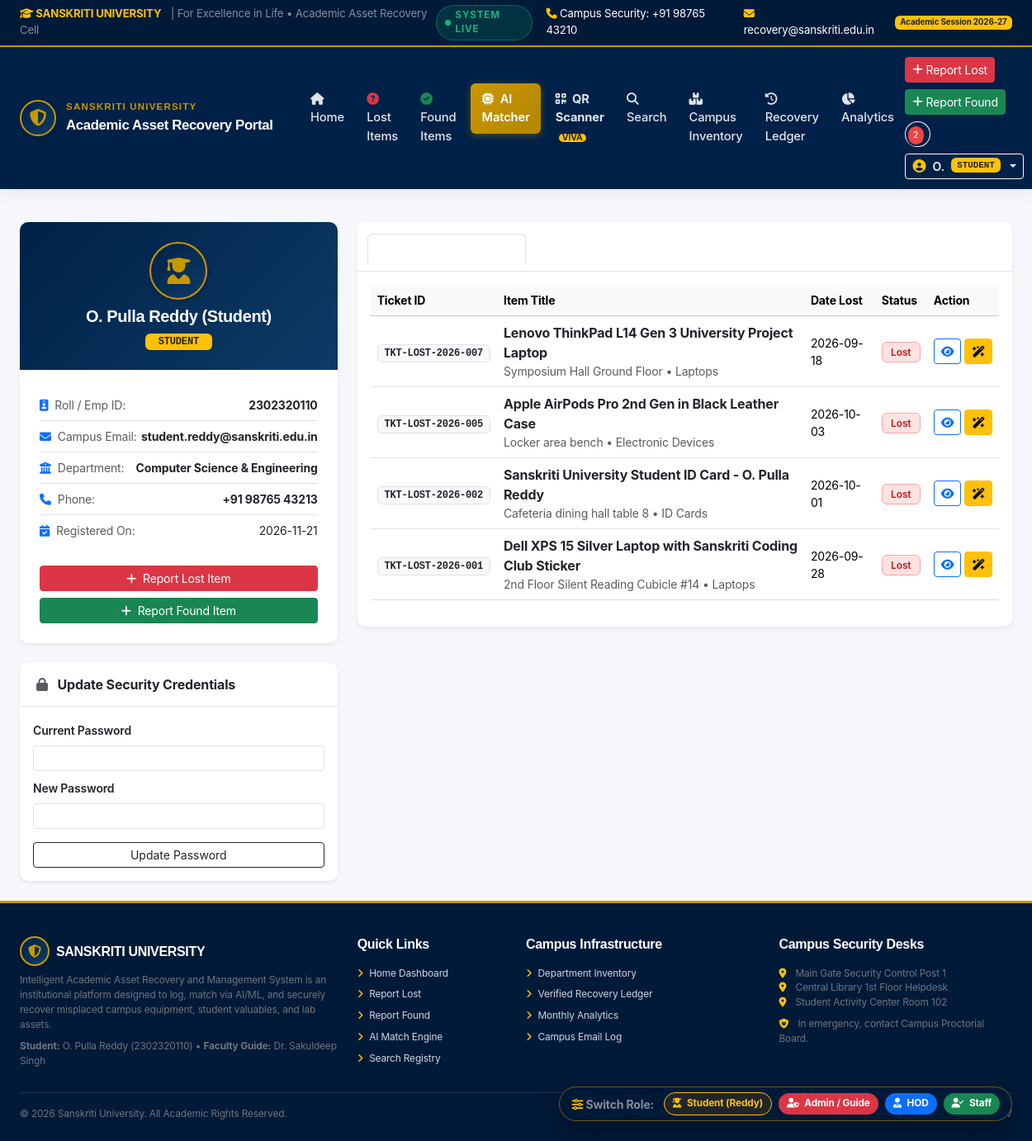
/profile (signed in), run on an earlier commit of the app's database.
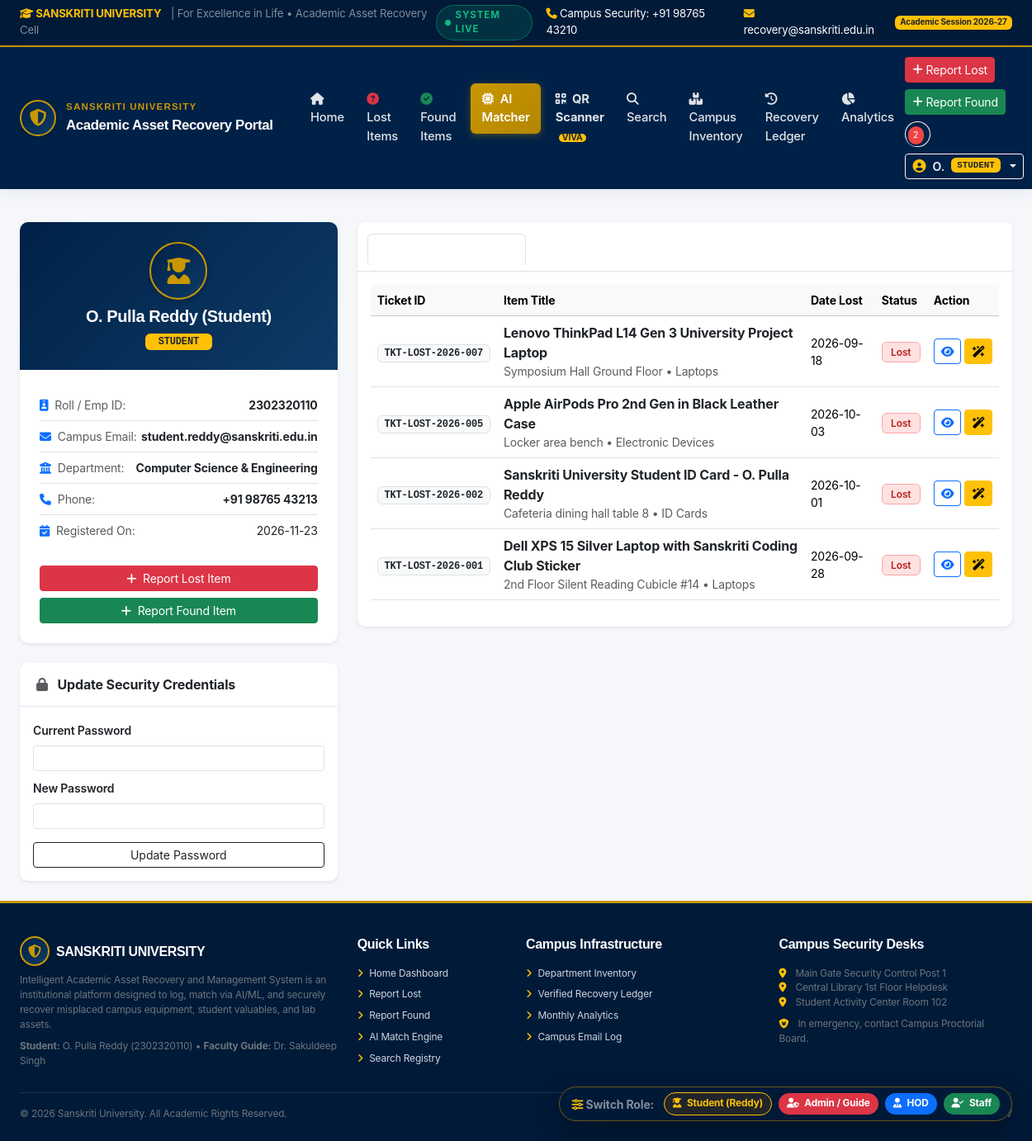
And on a later commit of the database.
### tables this page shows
CREATE TABLE users (
        id INTEGER PRIMARY KEY AUTOINCREMENT,
        name TEXT NOT NULL,
        email TEXT UNIQUE NOT NULL,
        password_hash TEXT NOT NULL,
        role TEXT NOT NULL DEFAULT 'student',
        department TEXT NOT NULL,
        id_number TEXT NOT NULL,
        phone TEXT,
        avatar TEXT DEFAULT 'default_avatar.png',
        created_at TIMESTAMP DEFAULT CURRENT_TIMESTAMP
    );

### app.py (the view)
@app.route('/profile')
@login_required
def profile():
    user = get_current_user()
    user_lost = database.query_db("SELECT * FROM items WHERE user_id = ? AND type='lost' ORDER BY id DESC", (user['id'],))
    user_found = database.query_db("SELECT * FROM items WHERE user_id = ? AND type='found' ORDER BY id DESC", (user['id'],))
    user_claims = database.query_db("""
        SELECT c.*, i.title as item_title, i.category as item_category
        FROM claims c
        JOIN items i ON c.item_id = i.id
        WHERE c.claimant_id = ?
        ORDER BY c.id DESC
    """, (user['id'],))
    return render_template(
        'user/profile.html',
        user=user,
        user_lost=user_lost,
        user_found=user_found,
        user_claims=user_claims
    )

### app.py (called while the page is built)
@app.template_filter('format_date')
def format_date(value, fmt='%Y-%m-%d'):
    if not value:
        return 'N/A'
    if isinstance(value, datetime):
        return value.strftime(fmt)
    return str(value)[:10]

@app.context_processor
def inject_global_template_data():
    user = get_current_user()
    unread_count = 0
    if user:
        row = database.query_db("SELECT COUNT(*) as c FROM notifications WHERE user_id = ? AND is_read = 0", (user['id'],), one=True)
        unread_count = row['c'] if row else 0
    return {
        'current_user': user,
        'unread_notifs_count': unread_count,
        'now_year': datetime.now().year
    }

### auth_helper.py (called while the page is built)
def get_current_user():
    if 'user_id' not in session:
        return None
    user = database.query_db("SELECT * FROM users WHERE id = ?", (session['user_id'],), one=True)
    return user

def login_required(f):
    @wraps(f)
    def decorated_function(*args, **kwargs):
        if 'user_id' not in session:
            flash("Please sign in with your university account to access this page.", "warning")
            return redirect(url_for('login', next=request.url))
        return f(*args, **kwargs)
    return decorated_function

### templates/user/profile.html (shortened to what the changed rows need)
{% extends 'base.html' %}
{% block content %}
<div class="container-fluid px-4">
    <div class="row g-4">
        <div class="col-lg-4">
            <div class="card shadow-sm border-0 mb-4">
                <div class="card-header-navy p-4 text-center">
                    <div class="uni-crest-icon mx-auto mb-2" style="width: 70px; height: 70px; font-size: 2rem;">
                        <i class="fa-solid fa-user-graduate"></i>
                    </div>
                    <h5 class="fw-bold mb-1 text-white">{{ user.name }}</h5>
                    <span class="badge bg-warning text-dark text-uppercase font-monospace fw-bold px-3 py-1">{{ user.role }}</span>
                </div>
                <div class="card-body p-4">
                    <ul class="list-group list-group-flush small">
                        <li class="list-group-item d-flex justify-content-between px-0 py-2">
                            <span class="text-muted"><i class="fa-solid fa-id-badge me-2 text-primary"></i>Roll / Emp ID:</span>
                            <span class="fw-bold text-dark">{{ user.id_number }}</span>
                        </li>
                        <li class="list-group-item d-flex justify-content-between px-0 py-2">
                            <span class="text-muted"><i class="fa-solid fa-envelope me-2 text-primary"></i>Campus Email:</span>
                            <span class="fw-bold text-dark">{{ user.email }}</span>
                        </li>
                        <li class="list-group-item d-flex justify-content-between px-0 py-2">
                            <span class="text-muted"><i class="fa-solid fa-building-columns me-2 text-primary"></i>Department:</span>
                            <span class="fw-bold text-dark">{{ user.department }}</span>
                        </li>
                        <li class="list-group-item d-flex justify-content-between px-0 py-2">
                            <span class="text-muted"><i class="fa-solid fa-phone me-2 text-primary"></i>Phone:</span>
                            <span class="fw-bold text-dark">{{ user.phone or 'Not provided' }}</span>
                        </li>
                        <li class="list-group-item d-flex justify-content-between px-0 py-2">
                            <span class="text-muted"><i class="fa-solid fa-calendar-check me-2 text-primary"></i>Registered On:</span>
                            <span class="text-dark">{{ user.created_at | format_date }}</span>
                        </li>
                    </ul>
                </div>
            </div>
        </div>
        <div class="col-lg-8">
            <div class="card shadow-sm border-0 mb-4">
                <div class="card-body p-3">
                    <div class="tab-content" id="profileTabsContent">
                        <div class="tab-pane fade show active" id="my-lost" role="tabpanel">
                            {% if user_lost %}
                            <div class="table-responsive">
                                <table class="table table-hover align-middle">
                                    <thead class="table-light small">
                                        <tr>
                                            <th>Ticket ID</th>
                                            <th>Item Title</th>
                                            <th>Date Lost</th>
                                            <th>Status</th>
                                            <th>Action</th>
                                        </tr>
                                    </thead>
                                </table>
                            </div>
                            {% else %}
                            <div class="text-center py-5 text-muted">
                                <i class="fa-solid fa-circle-check text-success fa-3x mb-2"></i>
                                <p>You have not registered any lost items.</p>
                                <a href="{{ url_for('report_lost') }}" class="btn btn-sm btn-danger">File Lost Item Report</a>
                            </div>
                            {% endif %}
                        </div>
                    </div>
                </div>
            </div>
        </div>
    </div>
</div>
{% endblock %}

### templates/base.html (shortened to what the changed rows need)
<!DOCTYPE html>
<html lang="en">
<head>
    <link href="https://cdn.jsdelivr.net/npm/bootstrap@5.3.3/dist/css/bootstrap.min.css" rel="stylesheet">
    <link rel="stylesheet" href="https://cdnjs.cloudflare.com/ajax/libs/font-awesome/6.5.2/css/all.min.css">
    <link rel="stylesheet" href="{{ url_for('static', filename='css/style.css') }}">
</head>
<body>
    <nav class="navbar navbar-expand-lg su-navbar sticky-top">
        <div class="container-fluid px-4">
            <div class="collapse navbar-collapse" id="suNavbarNav">
                <div class="d-flex align-items-center gap-2 flex-wrap">
                    {% if current_user %}
                        <a href="{{ url_for('report_lost') }}" class="btn btn-sm btn-danger d-flex align-items-center gap-1 shadow-sm">
                            <i class="fa-solid fa-plus"></i> Report Lost
                        </a>
                        <a href="{{ url_for('report_found') }}" class="btn btn-sm btn-success d-flex align-items-center gap-1 shadow-sm">
                            <i class="fa-solid fa-plus"></i> Report Found
                        </a>
                        <div class="position-relative me-2">
                            <a href="{{ url_for('notifications_view') }}" class="btn btn-outline-light btn-sm rounded-circle px-2" title="Notifications">
                                {% if unread_notifs_count > 0 %}
                                    <span class="notif-badge">{{ unread_notifs_count }}</span>
                                {% endif %}
                            </a>
                        </div>
                        <div class="dropdown">
                            <button class="btn btn-outline-light btn-sm dropdown-toggle d-flex align-items-center gap-2" type="button" data-bs-toggle="dropdown" aria-expanded="false">
                                <i class="fa-solid fa-user-circle fs-6 text-warning"></i>
                                <span class="fw-semibold">{{ current_user.name.split()[0] }}</span>
                                <span class="badge bg-warning text-dark text-uppercase font-monospace" style="font-size: 0.68rem;">{{ current_user.role }}</span>
                            </button>
                        </div>
                    {% endif %}
                </div>
            </div>
        </div>
    </nav>
    <main class="flex-grow-1 py-4">
        {% block content %}{% endblock %}
    </main>
</body>
</html>

What changed in the data, as far as the page shows it:
changed users "O. Pulla Reddy (Student)": created_at "2026-11-21" → "2026-11-23"
